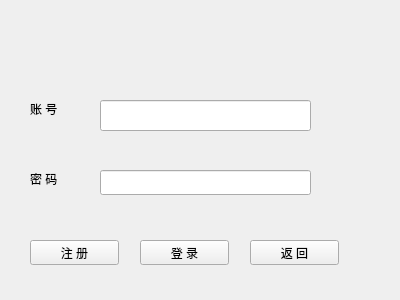
<?xml version="1.0" encoding="UTF-8"?>
<ui version="4.0">
 <class>loginWindow</class>
 <widget class="QWidget" name="loginWindow">
  <property name="geometry">
   <rect>
    <x>0</x>
    <y>0</y>
    <width>400</width>
    <height>300</height>
   </rect>
  </property>
  <property name="windowTitle">
   <string>loginWin</string>
  </property>
  <widget class="QLabel" name="label">
   <property name="geometry">
    <rect>
     <x>30</x>
     <y>100</y>
     <width>67</width>
     <height>17</height>
    </rect>
   </property>
   <property name="text">
    <string>账 号</string>
   </property>
  </widget>
  <widget class="QLabel" name="label_2">
   <property name="geometry">
    <rect>
     <x>30</x>
     <y>170</y>
     <width>67</width>
     <height>17</height>
    </rect>
   </property>
   <property name="text">
    <string>密 码</string>
   </property>
  </widget>
  <widget class="QPushButton" name="pushButton">
   <property name="geometry">
    <rect>
     <x>30</x>
     <y>240</y>
     <width>89</width>
     <height>25</height>
    </rect>
   </property>
   <property name="text">
    <string>注 册</string>
   </property>
  </widget>
  <widget class="QPushButton" name="pushButton_2">
   <property name="geometry">
    <rect>
     <x>140</x>
     <y>240</y>
     <width>89</width>
     <height>25</height>
    </rect>
   </property>
   <property name="text">
    <string>登 录</string>
   </property>
  </widget>
  <widget class="QPushButton" name="pushButton_3">
   <property name="geometry">
    <rect>
     <x>250</x>
     <y>240</y>
     <width>89</width>
     <height>25</height>
    </rect>
   </property>
   <property name="text">
    <string>返 回</string>
   </property>
  </widget>
  <widget class="QLineEdit" name="userIdEdit">
   <property name="geometry">
    <rect>
     <x>100</x>
     <y>100</y>
     <width>211</width>
     <height>31</height>
    </rect>
   </property>
  </widget>
  <widget class="QLineEdit" name="userPwdEdit">
   <property name="geometry">
    <rect>
     <x>100</x>
     <y>170</y>
     <width>211</width>
     <height>25</height>
    </rect>
   </property>
  </widget>
 </widget>
 <resources/>
 <connections/>
</ui>
